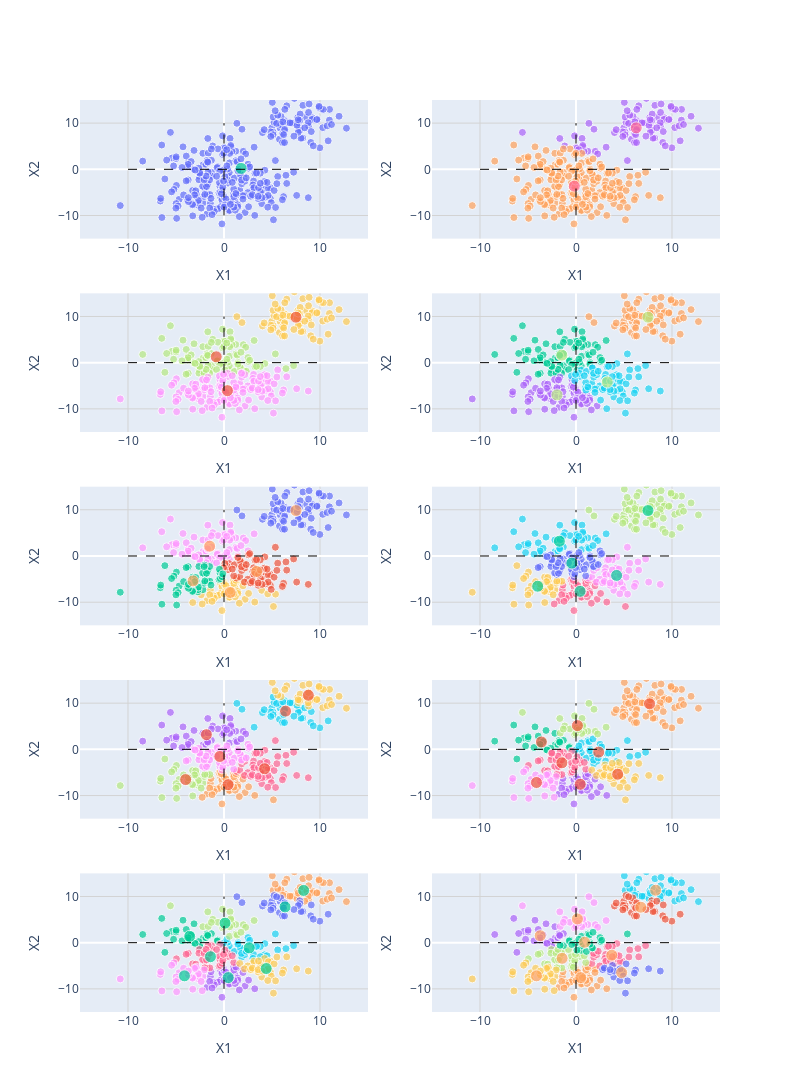

Notebook code for this chart:
### Markdown cell above
### Repeat the process with std = 2.5

### Code cell
clusters = 4
data_points = 300
std = 2.5
X, y = generate_cluster_data(n = data_points, centers=clusters, std=std, random_state=1505)

print("X shape: ", X.shape)
print("y shape: ", y.shape)

K = [1, 2, 3, 4, 5, 6, 7, 8, 9, 10]
fig = make_subplots(rows=5, cols=2)
sse = []

for k in K:
    kmeans = KMeans(n_clusters=k, random_state=1505)
    y_clusters = kmeans.fit_predict(X)
    centers = kmeans.cluster_centers_
    plot_data(fig,X, y_clusters, clusters=k, kmean_centers=centers, row=(K.index(k) // 2) + 1, col=(K.index(k) % 2) + 1)
    sse.append(kmeans.inertia_)
# Changing the size of the figs
fig.update_layout(height=2000, width=800)

fig.show()
